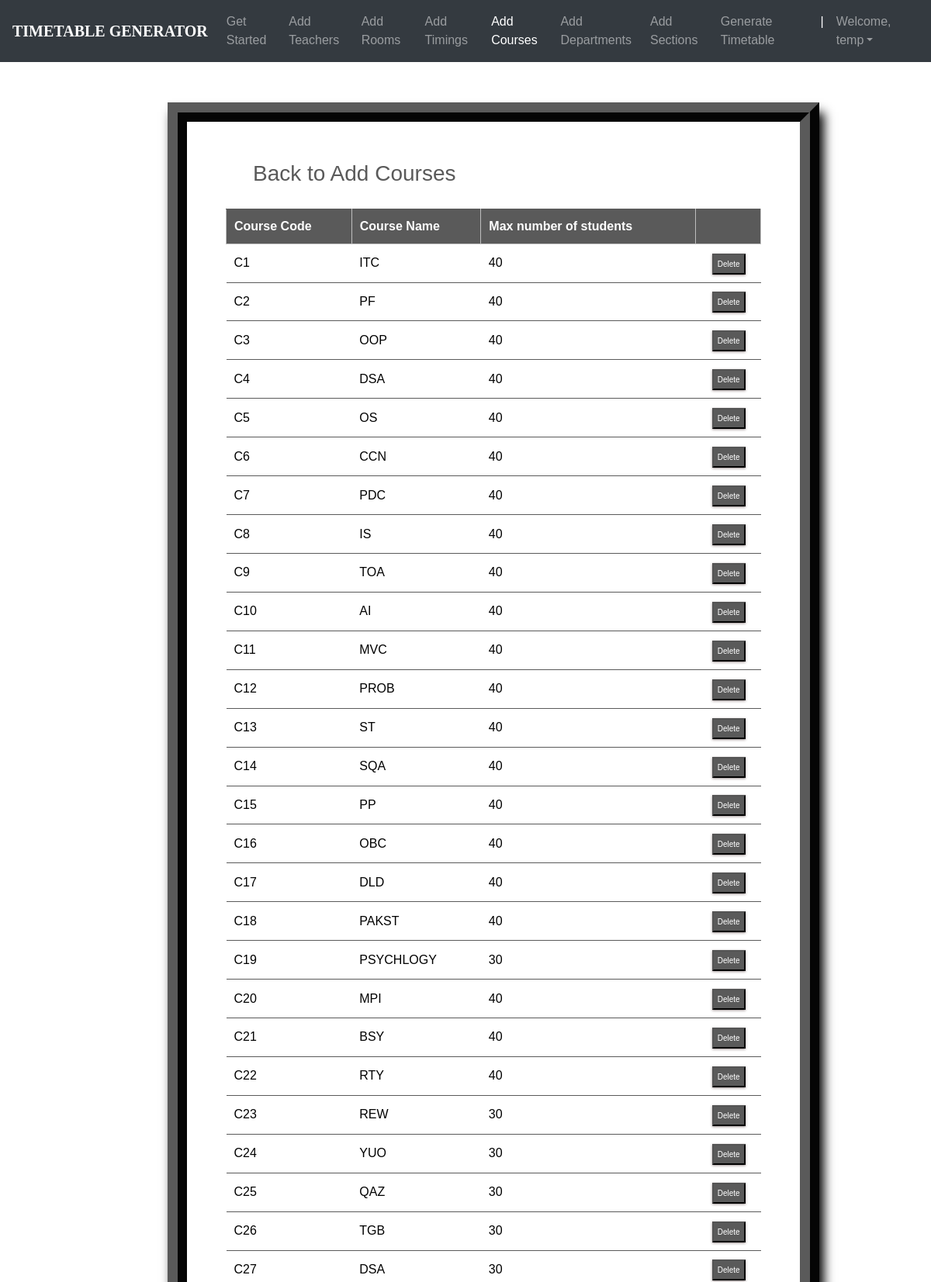
Page /courses_list/ (signed in, upper part) on the committed database.
### ttgen/models.py (models this page shows, shortened)
class Course(models.Model):
    course_number = models.CharField(max_length=5, primary_key=True)
    course_name = models.CharField(max_length=40)
    max_numb_students = models.CharField(max_length=65)
    instructors = models.ManyToManyField(Instructor)

### ttgen/views.py (the view)
# urls.py: path('courses_list/', views.course_list_view, name='editcourse'),
@login_required
def course_list_view(request):
    context = {
        'courses': Course.objects.all()
    }
    return render(request, 'courseslist.html', context)

### templates/courseslist.html (shortened to what this page needs)
<!DOCTYPE html>
<html lang="en">
<head>
	<link rel="stylesheet" href="https://maxcdn.bootstrapcdn.com/bootstrap/4.0.0/css/bootstrap.min.css">
    <link rel="stylesheet" type="text/css" href="static/css/index.css">
</head>
<body>
        <header>
			<nav class="navbar navbar-expand-md navbar-dark fixed-top bg-dark">
                <a class="navbar-brand" href="#"><b>TIMETABLE GENERATOR</b></a>
                <div class="collapse navbar-collapse" id="navbarCollapse">
                    <ul class="navbar-nav ml-auto">
                    <li class="nav-item">
                        <a class="nav-link" href="{% url 'admindash' %}">Get Started</a>
                    </li>
                    <li class="nav-item">
                        <a class="nav-link" href="{% url 'addInstructors' %}">Add Teachers</a>
                    </li>
                    <li class="nav-item">
                        <a class="nav-link" href="{% url 'addRooms' %}">Add Rooms</a>
                    </li>
                    <li class="nav-item">
		                <a class="nav-link" href="{% url 'addTimings' %}">Add Timings</a>
		            </li>
                    <li class="nav-item active">
                        <a class="nav-link" href="{% url 'addCourses' %}">Add Courses</a>
                    </li>
                    <li class="nav-item">
			            <a class="nav-link" href="{% url 'addDepts' %}">Add Departments</a>
		            </li>
                    <li class="nav-item">
			            <a class="nav-link" href="{% url 'addSections' %}">Add Sections</a>
		            </li>
                    <li class="nav-item">
			            <a class="nav-link" href="{% url 'generate' %}">Generate Timetable</a>
		            </li>
                    <li class="nav-item active">
			            <a class="nav-link">|</a>
		            </li>
                    <li class="nav-item dropdown">
		                <a class="nav-link dropdown-toggle" href="#" id="dropdown03" data-toggle="dropdown" aria-haspopup="true" aria-expanded="false">Welcome, {{ user.first_name }}</a>
		            </li>
                    </ul>
                </div>
            </nav>
        </header>
        <br><br>
    {% block content %}
{% load static %}
<fieldset class="fieldset">
    <a href="{% url 'addCourses'%}"><h1 class="tablink" onclick="openPage('new')" id="defaultOpen">Back to Add Courses</h1></a>
    <div class="tabcontent" id="edit">
        <table class="table1">
            <thead>
            <tr class="table-headers">
            <th>Course Code</th>
            <th>Course Name</th>
            <th>Max number of students</th>
            <th  class="empty"></th>
            </tr>
            </thead>
            <tbody>
            {% for crs in courses %}
            <tr>
             <td>{{crs.course_number}}</td>
             <td>{{crs.course_name}}</td>
             <td>{{crs.max_numb_students}}</td>
             <td class="empty">
                <form action="{% url 'deletecourse' crs.course_number %}" method="post">
                        <input type="submit" value="Delete" class="cross">
                </form>
             </td>
             </tr>
            {% endfor %}
            </tbody>
        </table>
    </div>
</fieldset>
{% endblock %}

### static/css/index.css (style rules this page uses)
body { padding-top: 3rem; padding-bottom: 3rem; color: #000000; font-family: 'Poppins', sans-serif; overflow: auto; }
nav { font-family: sans-serif; }
.navbar-brand { font-size: 20px; font-family: Georgia, 'Times New Roman', Times, serif; }

### templates/courseslist.html (style rules this page uses)
nav { font-family: sans-serif; }
.navbar-brand { font-size: 20px; font-family: Georgia, 'Times New Roman', Times, serif; }
* { margin: 0; padding: 0; box-sizing: border-box; }
html { scroll-behavior: smooth; }
a { text-decoration:none; }
form { margin-top: 3%; margin-left: 18%; margin-right: 12%; }
fieldset h1 { color: #5a5a5a; padding-bottom: 20px; margin-left: 35px; display: inline-block; cursor: pointer; font-size: 28px; }
fieldset input { padding:8px; color: #938c8c }
.table2 td, th { border: 1px solid rgb(190,190,190); padding: 10px 20px; }
.table1 { width: 100%; border-collapse: collapse; text-align: left; overflow: hidden; }
.table1 td, th { border-top: 1px solid #5a5a5a; padding: 10px; }
.table1 th { background-color: #5a5a5a; color: #fff; }
.cross { font-size:10px; box-shadow: 0px 1px 3px 0px #9e9292; padding: 4px 5px; color: #fff; background-color: #5a5a5a; cursor: pointer; }
.fieldset { margin-top: 3%; margin-left: 18%; margin-right: 12%; padding: 50px; border-width: 25px; border-style: ridge; border-color: #5a5a5a; box-shadow: 6px 13px 13px 0px black; background-color: #fff; }

### rows in the picture
Course: course_number "C1", course_name "ITC", max_numb_students "40"
Course: course_number "C2", course_name "PF", max_numb_students "40"
Course: course_number "C3", course_name "OOP", max_numb_students "40"
Course: course_number "C4", course_name "DSA", max_numb_students "40"
Course: course_number "C5", course_name "OS", max_numb_students "40"
Course: course_number "C6", course_name "CCN", max_numb_students "40"
Course: course_number "C7", course_name "PDC", max_numb_students "40"
Course: course_number "C8", course_name "IS", max_numb_students "40"
Course: course_number "C9", course_name "TOA", max_numb_students "40"
Course: course_number "C10", course_name "AI", max_numb_students "40"
Course: course_number "C11", course_name "MVC", max_numb_students "40"
Course: course_number "C12", course_name "PROB", max_numb_students "40"
Course: course_number "C13", course_name "ST", max_numb_students "40"
Course: course_number "C14", course_name "SQA", max_numb_students "40"
Course: course_number "C15", course_name "PP", max_numb_students "40"
Course: course_number "C16", course_name "OBC", max_numb_students "40"
Course: course_number "C17", course_name "DLD", max_numb_students "40"
Course: course_number "C18", course_name "PAKST", max_numb_students "40"
Course: course_number "C19", course_name "PSYCHLOGY", max_numb_students "30"
Course: course_number "C20", course_name "MPI", max_numb_students "40"
Course: course_number "C21", course_name "BSY", max_numb_students "40"
Course: course_number "C22", course_name "RTY", max_numb_students "40"
Course: course_number "C23", course_name "REW", max_numb_students "30"
Course: course_number "C24", course_name "YUO", max_numb_students "30"
Course: course_number "C25", course_name "QAZ", max_numb_students "30"
Course: course_number "C26", course_name "TGB", max_numb_students "30"
Course: course_number "C27", course_name "DSA", max_numb_students "30"

### other values in the picture
{{ user.first_name }} "temp"
